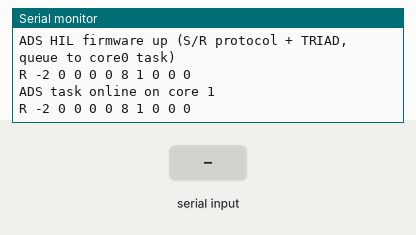
A program run on a simulated ESP32-S3. Parts: the last lines printed to the serial monitor. The test bench sets the inputs (shaded band).

Above: at 1.2 s.
1.3 s: "P\n" received over Serial
At 2.5 s:
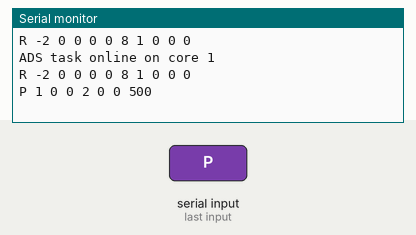
2.8 s: "C\n" received over Serial
At 3.7 s:
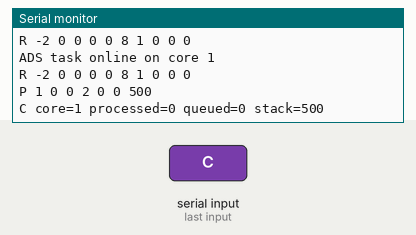
4.3 s: "T\n" received over Serial
At 4.7 s:
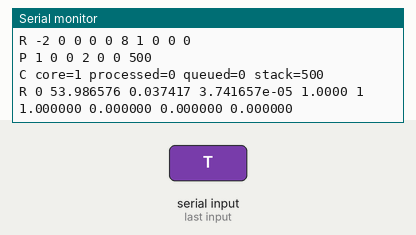

Measured:
- after the input at 1.3 s, the serial monitor: prints a new line at once (image 1)
- after the input at 2.8 s, the serial monitor: prints a new line at once (image 2)
- after the input at 4.3 s, the serial monitor: prints a new line at once (image 3)

The program:

main.cpp
```cpp
// PocketADCS Attitude Determination System (ADS) firmware for the ESP32-S3 HIL rig.
//
// Architecture:
//   * The Arduino loop thread parses ASCII sensor frames off USB serial.
//   * Parsed frames are pushed onto a FreeRTOS queue.
//   * A dedicated ADS task, pinned to CORE 0 with xTaskCreatePinnedToCore
//     (the installed core, Arduino 3.20017 / ESP-IDF 4.4.7, has no
//     xTaskCreateAffinitySet / configUSE_CORE_AFFINITY; xTaskCreatePinnedToCore
//     with xCoreID=0 is the verified API in its FreeRTOS task.h), consumes the
//     queue and computes per-frame attitude: TRIAD DCM + quaternion + flags.
//
// TRIAD: Black 1964 / Lerner 1978 eqs. 12-39..12-45, and the Chiaverini
// DCM->quaternion conversion, both ported from the reference implementation
// ahrs.filters.triad (https://ahrs.readthedocs.io/en/latest/filters/triad.html).
// Do not re-derive the algebra here.
//
// Protocol (newline-terminated ASCII):
//   S <seq> <time_s> <gx> <gy> <gz> <mx> <my> <mz> <sx> <sy> <sz>
//     <rx> <ry> <rz> <hx> <hy> <hz>
//   gx..gz gyro; mx..mz body MAG; sx..sy sz body Sun;
//   rx..rz reference Sun unit vector, hx..hz reference MAG unit vector.
// Reply:
//   R <seq> <angle_deg> <rate_mag> <mag_norm> <sun_norm> <flags> <qw qx qy qz>
// flags bit0=valid frame, bit1=sun zero (eclipse), bit2=parse error,
//      bit3=idle tick, bit4=degenerate TRIAD (parallel / zero vectors).
// Also: "P" prints stats, "T" emits one synthetic identity frame,
// "C" asks the ADS task to report its core id again.

#include <Arduino.h>
#include <cmath>
#include <cstdio>

#include "ads_math.h"  // pure ADS math + per-frame compute path (host-tested)

static uint32_t rxLines = 0, rxGood = 0, rxBad = 0, idleTicks = 0, processed = 0;
static uint32_t lastRxMs = 0;

enum AdsKind : uint8_t {
  ADS_FRAME = 0,
  ADS_CORE_QUERY = 1,
};

struct AdsInput {
  uint8_t kind;
  int seq;
  float gyro[3];
  float mag[3];
  float sun[3];
  float refSun[3];
  float refMag[3];
};

static const UBaseType_t ADS_QUEUE_LEN = 24;
static QueueHandle_t adsQueue;
static TaskHandle_t adsHandle = nullptr;

// The pure ADS math (vecNorm, angleBetween, normalize, cross, triadDcm,
// dcmToQuaternion) and the per-frame compute path (adsCompute) live in
// ads_math.h, shared verbatim with the host-compiled regression test.

static void emit(const int seq, const float angle, const float rate,
                 const float magNorm, const float sunNorm, uint8_t flags,
                 const float *q) {
  Serial.printf("R %d %.6f %.6f %.6e %.4f %u %.6f %.6f %.6f %.6f\n",
                seq, angle, rate, magNorm, sunNorm, flags, q[0], q[1], q[2], q[3]);
}

// ADS task: pinned to core 0 at creation; reports its core id at boot and on
// every 'C' command so the harness can confirm it really runs on core 0.
static void adsTask(void *arg) {
  Serial.printf("ADS task online on core %d\n", (int)xPortGetCoreID());
  for (;;) {
    AdsInput in;
    if (xQueueReceive(adsQueue, &in, portMAX_DELAY) != pdTRUE) continue;
    if (in.kind == ADS_CORE_QUERY) {
      Serial.printf("C core=%d processed=%u queued=%u stack=%u\n",
                    (int)xPortGetCoreID(), processed,
                    (unsigned)uxQueueMessagesWaiting(adsQueue),
                    (unsigned)uxTaskGetStackHighWaterMark(adsHandle));
      continue;
    }
    AdsFrameResult r;
    adsCompute(in.gyro, in.mag, in.sun, in.refSun, in.refMag, &r);
    uint8_t flags = 1 | (r.sun_norm < 0.01f ? 2 : 0) | (r.valid ? 0 : 16);
    processed++;
    emit(in.seq, r.angle_deg, r.rate, r.mag_norm, r.sun_norm, flags, r.q);
  }
}

static void handleLine(const char *line) {
  rxLines++;
  if (line[0] == 'P') {
    Serial.printf("P %u %u %u %u %u %u %u\n", rxLines, rxGood, rxBad, idleTicks,
                  processed, (unsigned)uxQueueMessagesWaiting(adsQueue),
                  (unsigned)uxTaskGetStackHighWaterMark(adsHandle));
    return;
  }
  if (line[0] == 'C') {
    AdsInput cmd = {};
    cmd.kind = ADS_CORE_QUERY;
    if (xQueueSend(adsQueue, &cmd, 0) != pdTRUE) {
      Serial.printf("C core=%d (queue full)\n", (int)xPortGetCoreID());
    }
    return;
  }
  if (line[0] == 'T') {
    // Identity case: reference vectors equal the body vectors.
    AdsInput in = {};
    in.kind = ADS_FRAME;
    in.seq = 0;
    float gyro[3] = {0.01f, -0.02f, 0.03f};
    float mag[3] = {1e-5f, 2e-5f, 3e-5f};
    float sun[3] = {0.6f, 0.8f, 0.0f};
    for (int i = 0; i < 3; i++) {
      in.gyro[i] = gyro[i];
      in.mag[i] = mag[i];
      in.sun[i] = sun[i];
      in.refSun[i] = sun[i];
      in.refMag[i] = mag[i];
    }
    if (xQueueSend(adsQueue, &in, 100) != pdTRUE) {
      Serial.printf("R 0 0 0 0 0 4 1 0 0 0\n");
    }
    return;
  }
  int seq = -1;
  float time = 0;
  AdsInput in = {};
  // Robust token parser: S <seq> <time> gx..gz mx..mz sx..sz rx..rz hx..hz.
  // newlib sscanf faulted on truncated lines, so parse tokens by hand.
  const char *p = line + 1;
  float vals[17];
  int n = 0;
  while (n < 17) {
    while (*p == ' ') p++;
    if (*p == '\0') break;
    char *end = nullptr;
    vals[n] = strtof(p, &end);
    if (end == p) break;  // not a number: malformed frame
    n++;
    p = end;
  }
  if (n != 17) {
    rxBad++;
    float q[4] = {0, 0, 0, 0};
    emit(-1, 0, 0, 0, 0, 4, q);
    return;
  }
  seq = (int)vals[0];
  time = vals[1];
  for (int i = 0; i < 3; i++) {
    in.gyro[i] = vals[2 + i];
    in.mag[i] = vals[5 + i];
    in.sun[i] = vals[8 + i];
    in.refSun[i] = vals[11 + i];
    in.refMag[i] = vals[14 + i];
  }
  rxGood++;
  in.kind = ADS_FRAME;
  in.seq = seq;
  if (xQueueSend(adsQueue, &in, 100) != pdTRUE) {
    float q[4] = {0, 0, 0, 0};
    emit(seq, 0, 0, 0, 0, 4, q);
  }
}

void setup() {
  Serial.setRxBufferSize(4096);
  Serial.begin(115200);
  adsQueue = xQueueCreate(ADS_QUEUE_LEN, sizeof(AdsInput));
  if (adsQueue == nullptr) {
    Serial.println("ADS queue create failed");
    return;
  }
  if (xTaskCreatePinnedToCore(adsTask, "ads", 4096, nullptr, 3, &adsHandle, 0) != pdTRUE) {
    Serial.println("ADS task create failed");
  }
  Serial.println("ADS HIL firmware up (S/R protocol + TRIAD, queue to core0 task)");
}

void loop() {
  static char buf[160];
  static int idx = 0;
  while (Serial.available()) {
    char c = (char)Serial.read();
    if (c == '\n') {
      buf[idx < 159 ? idx : 159] = '\0';
      idx = 0;
      lastRxMs = millis();
      handleLine(buf);
    } else if (idx < 159) {
      buf[idx++] = c;
    }
  }
  uint32_t now = millis();
  if (lastRxMs == 0 || now - lastRxMs > 3000) {
    idleTicks++;
    Serial.printf("R -2 0 0 0 0 8 1 0 0 0\n");
    lastRxMs = now;
  }
}
```

ads_math.h
```cpp
// PocketADCS ADS firmware: pure attitude math + per-frame compute path,
// shared verbatim by
//   * the ESP32-S3 HIL firmware (esp32/src/main.cpp), and
//   * the host-compiled regression test (tests/firmware/test_ads_math.cpp).
// This header must stay Arduino/FreeRTOS-free so both targets compile it
// unmodified.

#pragma once

#include <math.h>

static float vecNorm(const float *v) {
  return sqrtf(v[0] * v[0] + v[1] * v[1] + v[2] * v[2]);
}

static float angleBetween(const float *a, const float *b) {
  float na = vecNorm(a), nb = vecNorm(b);
  if (na == 0.0f || nb == 0.0f) return -1.0f;
  float dot = (a[0] * b[0] + a[1] * b[1] + a[2] * b[2]) / (na * nb);
  if (dot > 1.0f) dot = 1.0f;
  if (dot < -1.0f) dot = -1.0f;
  return acosf(dot) * 57.295779513082325f; // rad -> deg
}

static void normalize(float *v) {
  float n = vecNorm(v);
  if (n > 0.0f) {
    v[0] /= n;
    v[1] /= n;
    v[2] /= n;
  }
}

static void cross(const float *a, const float *b, float *out) {
  out[0] = a[1] * b[2] - a[2] * b[1];
  out[1] = a[2] * b[0] - a[0] * b[2];
  out[2] = a[0] * b[1] - a[1] * b[0];
}

// TRIAD DCM (reference -> body), row-major A[i][j]. Ported exactly from
// ahrs.filters.triad.TRIAD.estimate (Black 1964 / Lerner 1978 eqs 12-39..12-45):
// Mb = [w1|s2|s3] and Mr = [v1|r2|r3] are COLUMN matrices; A = Mb @ Mr^T (12-45).
//
// Does NOT modify its input vectors: it normalizes local copies. The original
// version normalized its four arguments in place, so the caller's
// vecNorm(mag) afterwards reported mag_norm = 1.0 instead of the original
// ~1e-5 T magnetometer magnitude on every frame (confirmed in captured HIL
// replies). This is the regression the host test guards.
//
// Returns false on degenerate input (parallel or zero vectors).
static bool triadDcm(const float v1[3], const float v2[3], const float w1[3],
                     const float w2[3], float A[3][3]) {
  float nv1[3] = {v1[0], v1[1], v1[2]};
  float nv2[3] = {v2[0], v2[1], v2[2]};
  float nw1[3] = {w1[0], w1[1], w1[2]};
  float nw2[3] = {w2[0], w2[1], w2[2]};
  normalize(nv1);
  normalize(nv2);
  normalize(nw1);
  normalize(nw2);
  float r2[3], r3[3], s2[3], s3[3];
  cross(nv1, nv2, r2);
  if (vecNorm(r2) < 1e-9f) return false;  // reference vectors parallel
  normalize(r2);
  cross(nv1, r2, r3);
  normalize(r3);  // eq. 12-41/12-42 triad
  cross(nw1, nw2, s2);
  if (vecNorm(s2) < 1e-9f) return false;  // body vectors parallel
  normalize(s2);
  cross(nw1, s2, s3);
  normalize(s3);  // eq. 12-39b/c
  const float *body[3] = {nw1, s2, s3};  // Mb columns
  const float *ref[3] = {nv1, r2, r3};   // Mr columns
  for (int i = 0; i < 3; i++)
    for (int j = 0; j < 3; j++) {
      float acc = 0.0f;
      for (int k = 0; k < 3; k++) acc += body[k][i] * ref[k][j];
      A[i][j] = acc;
    }
  return true;
}

static float signf(float x) { return x > 0.0f ? 1.0f : (x < 0.0f ? -1.0f : 0.0f); }

// sqrt() guarded against float32 round-off making a Chiaverini argument
// slightly negative (identity DCM: 1-1-1+1 computed in float).
static float sqrtNonneg(float x) { return x > 0.0f ? sqrtf(x) : 0.0f; }

// Half-turn fallback for dcmToQuaternion. For an exact 180 deg rotation the
// scalar part is 0 and the skew terms vanish, so the trace branch below
// yields the all-zero quaternion. A half-turn is A = 2*u*u^T - I for a unit
// axis u: A[j][k] = 2*u_j*u_k and A[k][k] + 1 = 2*u_k^2. Solve on the column
// with the largest diagonal term (best conditioned) and leave q[0] = 0.
static void dcmToQuaternionHalfturn(const float A[3][3], float q[4]) {
  int k = 0;
  float best = A[0][0] + 1.0f;
  for (int i = 1; i < 3; i++) {
    float v = A[i][i] + 1.0f;
    if (v > best) {
      best = v;
      k = i;
    }
  }
  float axis[3] = {0.0f, 0.0f, 0.0f};
  axis[k] = signf(best) * sqrtNonneg(best * 0.5f);
  for (int j = 0; j < 3; j++) {
    if (j != k && fabsf(axis[k]) > 1e-6f) axis[j] = A[j][k] / (2.0f * axis[k]);
  }
  q[0] = 0.0f;
  q[1] = axis[0];
  q[2] = axis[1];
  q[3] = axis[2];
}

// Chiaverini quaternion from DCM (ahrs common.orientation.chiaverini).
static void dcmToQuaternion(const float A[3][3], float q[4]) {
  q[0] = 0.5f * sqrtNonneg(A[0][0] + A[1][1] + A[2][2] + 1.0f);
  q[1] = 0.5f * signf(A[2][1] - A[1][2]) *
         sqrtNonneg(A[0][0] - A[1][1] - A[2][2] + 1.0f);
  q[2] = 0.5f * signf(A[0][2] - A[2][0]) *
         sqrtNonneg(A[1][1] - A[2][2] - A[0][0] + 1.0f);
  q[3] = 0.5f * signf(A[1][0] - A[0][1]) *
         sqrtNonneg(A[2][2] - A[0][0] - A[1][1] + 1.0f);
  float n = sqrtf(q[0] * q[0] + q[1] * q[1] + q[2] * q[2] + q[3] * q[3]);
  if (n <= 1e-6f) {  // half turn: no scalar part to recover from the trace
    dcmToQuaternionHalfturn(A, q);
    n = sqrtf(q[0] * q[0] + q[1] * q[1] + q[2] * q[2] + q[3] * q[3]);
  }
  if (n > 0.0f)
    for (int i = 0; i < 4; i++) q[i] /= n;
}

// Per-frame ADS result: the exact fields the firmware emits in one
// "R" reply line.
struct AdsFrameResult {
  float angle_deg;  // angleBetween(mag, sun)
  float rate;       // vecNorm(gyro)
  float mag_norm;   // vecNorm(mag)  -- must be the ORIGINAL magnitude
  float sun_norm;   // vecNorm(sun)  -- cached before the compute path
  float q[4];       // quaternion (identity if degenerate)
  int valid;        // 1 = TRIAD succeeded, 0 = degenerate
};

// Extracted per-frame compute path -- exactly what the firmware's adsTask
// computes and emits. `mag`/`sun` are mutable (they are the firmware's
// AdsInput arrays) but this function must NOT rely on or corrupt them:
// after it returns, vecNorm(mag) must still equal the original magnitude.
// sun_norm is cached before the TRIAD step, matching the firmware, so a
// future regression that mutates sun cannot silently change the reported
// norm.
// ``mag`` and ``sun`` are declared non-const purely as a historical artifact
// of the in-place-normalization regression documented above; the body has
// not written to them since. They are const here so callers with read-only
// samples do not need a const_cast, and so the compiler enforces it.
static void adsCompute(const float gyro[3], const float mag[3],
                       const float sun[3], const float refSun[3],
                       const float refMag[3], AdsFrameResult *out) {
  float sunNorm = vecNorm(sun);  // cached BEFORE the compute path
  float q[4] = {1, 0, 0, 0};
  float A[3][3];
  int valid = 1;
  if (!triadDcm(refSun, refMag, sun, mag, A)) {
    valid = 0;  // degenerate TRIAD: keep identity quaternion
  } else {
    dcmToQuaternion(A, q);
  }
  out->angle_deg = angleBetween(mag, sun);
  out->rate = vecNorm(gyro);
  out->mag_norm = vecNorm(mag);  // must reflect the original magnitude
  out->sun_norm = sunNorm;
  for (int i = 0; i < 4; i++) out->q[i] = q[i];
  out->valid = valid;
}
```
